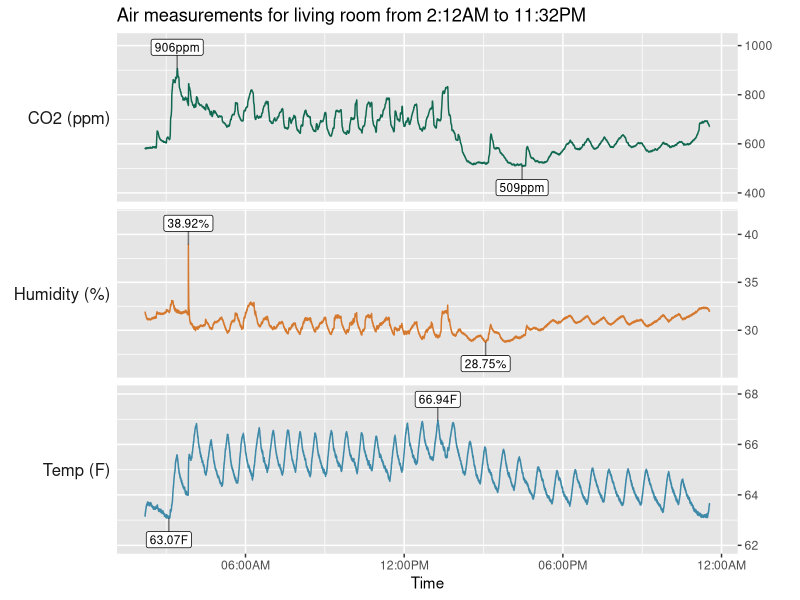

Generate this figure with R:
library(readr)
library(dplyr)
library(tidyr)
library(ggplot2)
library(lubridate)


pretty_time <- function(time_obj){
  gsub(
    x = format(time_obj, "%I:%M%p"),
    pattern = "^0", 
    replacement = "",
    perl = TRUE
  )
}

green <- "#106850"
orange <- "#d4782e"
blue <- "#3d89a7"
red <- "#d84b22"
light_grey <- "#e6e5e6"

measure_units <- c(CO2 = "ppm", Temp = "F", Humidity = "%")

air_quality <- read_csv("air_quality.csv", col_names = c("Time", "CO2", "Temp", "Humidity") ) %>% 
  tail(-40) %>%
  mutate(Time = lubridate::mdy_hms(Time, tz = "GMT") %>% with_tz(tzone="EST")) %>% 
  pivot_longer(cols = c(CO2, Temp, Humidity)) %>% 
  mutate(
    value = ifelse(name == "Temp", (value*9/5) + 32, value),
    measure = paste0(name, " (", measure_units[name], ")"),
  )

extremes <- air_quality %>% 
  group_by(name, measure) %>%
  summarise(
    min_value = min(value),
    max_value = max(value),
    min_time = Time[which(value == min_value)[[1]]],
    max_time = Time[which(value == max_value)[[1]]],
    .groups = "drop"
  ) %>% 
  mutate(
    range = max_value - min_value,
    nudge_amnt = range * 0.22,
    min_y = min_value - nudge_amnt,
    max_y = max_value + nudge_amnt
  ) %>% 
  select(-range, -nudge_amnt)

extremes <- bind_rows(
  extremes %>% rename(value = min_value, time = min_time, y = min_y),
  extremes %>% rename(value = max_value, time = max_time, y = max_y)
) 

plot_title <- paste(
  "Air measurements for living room from", pretty_time(min(air_quality$Time)), "to", pretty_time(max(air_quality$Time))
)

air_quality %>% 
  ggplot(aes(x = Time, y = value)) +
  geom_line(aes(color = name)) +
  geom_segment(
    data = extremes,
    aes(x = time, xend = time, y = value, yend = y ),
    alpha = 0.5
  ) +
  geom_label(
    data = extremes, 
    aes(x = time, y = y, label = paste0(round(value,2), measure_units[name])),
    size = 3
  ) +
  facet_grid(rows = "measure", scales = "free", switch = "y") +
  labs(title = plot_title, y = "") +
  scale_color_manual(values = c(CO2 = green, Temp = blue, Humidity = orange)) +
  scale_x_datetime(date_labels = "%I:%M%p") +
  scale_y_continuous(position = "right", expand = expansion(mult = 0.1, add = 0)) +
  theme(
    legend.position = "none",
    panel.background = element_rect(fill=light_grey),
    strip.background.y = element_rect(fill="white"),
    strip.text.y.left = element_text(angle = 0, hjust = 1, size = 12)
  ) 
